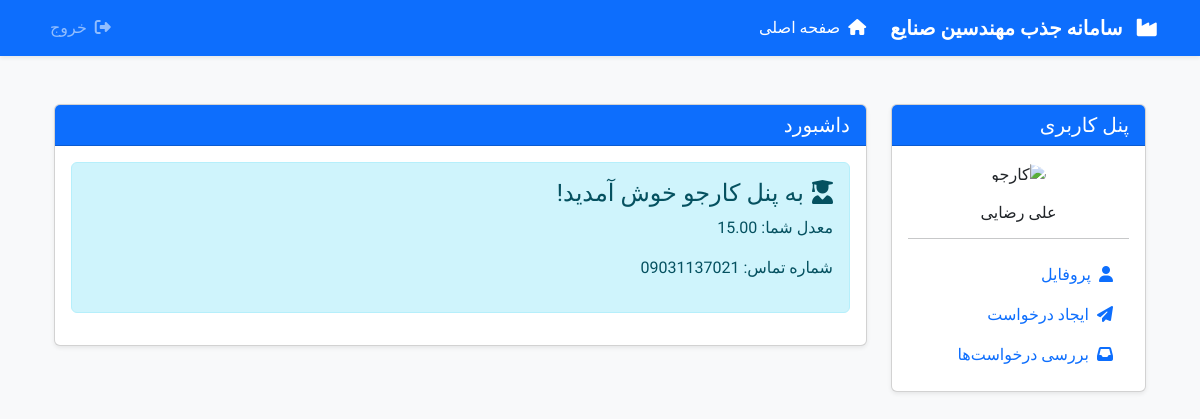
The page /home/ (signed in) on the database its author committed.
### Recruitment/models.py (models this page shows, shortened)
class Jobseeker(models.Model) :
    user = models.OneToOneField(User , on_delete=models.CASCADE,verbose_name=_('کاربر سیستم'),help_text=_('حساب کاربری مرتبط بااین کارفرما'))
    name_validator = RegexValidator(
        regex=r'^[آ-ی\s]+\s+[آ-ی\s]+$', # \s+ => at least one space , \s[] => only one space
        message="نام باید فقط شامل حروف فارسی و یک فاصله باشد."
    )
    full_name = models.CharField(max_length=100 , validators=[name_validator, MinLengthValidator(5)] , null =False, blank =False,
                                 verbose_name=_("نام و نام خانوادگی"))
    phone_validator = RegexValidator(
        regex=r'^09\d{9}$', # \d{9} → only 9 charachters after 09
        message="شماره موبایل باید با '09' شروع شده و دقیقا 11 عدد باشد."
    )
    phone_number = models.CharField(max_length=11 , unique=True ,validators=[phone_validator], null = False , blank = False,
                                    verbose_name=_("شماره موبایل"))
    gpa = models.DecimalField(decimal_places=2 , max_digits=4 , default=0.00 , blank = False , null= False,validators=[MinValueValidator(0.00), MaxValueValidator(20.00)],
                              verbose_name=_("معدل"))
    skill = models.TextField(blank=True , null = True)
    class Meta:
        verbose_name = "کارجو"  # ← اینجا فارسی تعریف شده
        verbose_name_plural = "کارجوها"

### Recruitment/views.py (the view)
# urls.py: 2. Add a URL to urlpatterns:  path('', views.home, name='home')
@login_required
def home(request):
    context = {}
    try:
        if hasattr(request.user, 'jobseeker'):
            context['user_type'] = 'jobseeker'
            context['profile'] = request.user.jobseeker
        elif hasattr(request.user, 'employer'):
            context['user_type'] = 'employer'
            context['profile'] = request.user.employer
    except Exception as e:
        pass  # یا مدیریت خطا مناسب
    return render(request, 'home.html', context)

### Recruitment/templates/home.html (shortened to what this page needs)
{% extends "base2.html" %}
{% load static %}
{% block content %}
<div class="container mt-5">
    <div class="row">
        <div class="col-md-3">
            <div class="card shadow-sm">
                <div class="card-header bg-primary text-white">
                    <h5 class="mb-0">پنل کاربری</h5>
                </div>
                <div class="card-body">
                    {% if user_type == 'jobseeker' %}
                    <div class="text-center mb-3">
                        <img src="https://cdn-icons-png.freepik.com/256/9715/9715864.png"
                            class="img-fluid rounded-circle" width="100" alt="کارجو">
                    </div>
                    <h6 class="text-center">{{ profile.full_name }}</h6>
                    <hr>
                    <ul class="nav flex-column">
                        <li class="nav-item">
                            <a id="jobseeker-profile-link" class="nav-link" href="#">
                                <i class="fas fa-user me-2"></i>پروفایل
                            </a>
                        </li>
                        <li class="nav-item">
                            <a class="nav-link" href="{% url 'job_project-list' %}">
                                <i class="fas fa-paper-plane me-2"></i>ایجاد درخواست
                            </a>
                        </li>
                        <li class="nav-item">
                            <a class="nav-link" href="{% url 'jobseeker-applications' %}">
                                <i class="fas fa-inbox me-2"></i>بررسی درخواست‌ها
                            </a>
                        </li>
                    </ul>
                    {% endif %}
                </div>
            </div>
        </div>
        <div class="col-md-9">
            <div class="card shadow-sm">
                <div class="card-header bg-primary text-white">
                    <h5 class="mb-0">داشبورد</h5>
                </div>
                <div class="card-body">
                    {% if user_type == 'jobseeker' %}
                    <div class="alert alert-info">
                        <h4><i class="fas fa-user-graduate me-2"></i>به پنل کارجو خوش آمدید!</h4>
                        <p>معدل شما: {{ profile.gpa }}</p>
                        <p>شماره تماس: {{ profile.phone_number }}</p>
                    </div>
                    {% else %}
                    <div class="alert alert-success">
                        <h4><i class="fas fa-building me-2"></i>به پنل کارفرما خوش آمدید!</h4>
                        <p>نام شرکت: {{ profile.company_name }}</p>
                        <p>شماره تماس: {{ profile.phone_number }}</p>
                    </div>
                    {% endif %}
                </div>
            </div>
        </div>
    </div>
</div>
{% endblock %}

### Recruitment/templates/base2.html (style rules this page uses)
body { font-family: 'Vazirmatn', sans-serif; background-color: #f8f9fa; }

### rows shown on the page
Jobseeker: full_name "علی رضایی", gpa "15.00", phone_number "09031137021"
